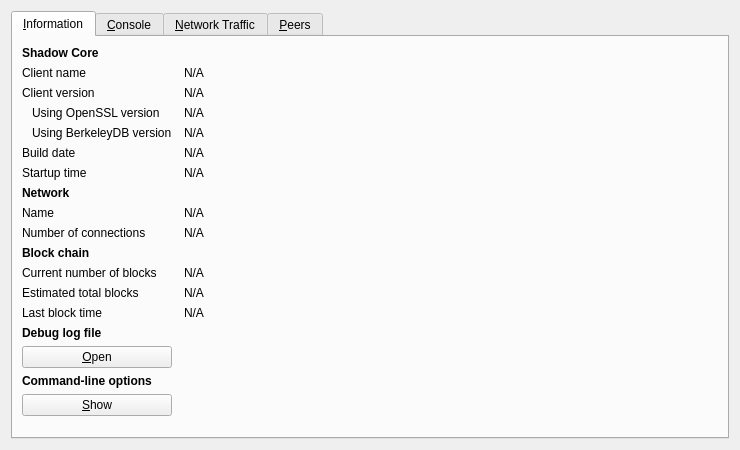
<?xml version="1.0" encoding="UTF-8"?>
<ui version="4.0">
 <class>RPCConsole</class>
 <widget class="QDialog" name="RPCConsole">
  <property name="geometry">
   <rect>
    <x>0</x>
    <y>0</y>
    <width>740</width>
    <height>450</height>
   </rect>
  </property>
  <property name="windowTitle">
   <string>Shadow - Debug window</string>
  </property>
  <layout class="QVBoxLayout" name="verticalLayout_2">
   <item>
    <widget class="QTabWidget" name="tabWidget">
     <property name="currentIndex">
      <number>0</number>
     </property>
     <widget class="QWidget" name="tab_info">
      <attribute name="title">
       <string>&amp;Information</string>
      </attribute>
      <layout class="QGridLayout" name="gridLayout" columnstretch="0,1">
       <property name="horizontalSpacing">
        <number>12</number>
       </property>
       <item row="0" column="0">
        <widget class="QLabel" name="label_9">
         <property name="font">
          <font>
           <weight>75</weight>
           <bold>true</bold>
          </font>
         </property>
         <property name="text">
          <string>Shadow Core</string>
         </property>
        </widget>
       </item>
       <item row="1" column="0">
        <widget class="QLabel" name="label_5">
         <property name="text">
          <string>Client name</string>
         </property>
        </widget>
       </item>
       <item row="1" column="1">
        <widget class="QLabel" name="clientName">
         <property name="cursor">
          <cursorShape>IBeamCursor</cursorShape>
         </property>
         <property name="text">
          <string>N/A</string>
         </property>
         <property name="textFormat">
          <enum>Qt::PlainText</enum>
         </property>
         <property name="textInteractionFlags">
          <set>Qt::LinksAccessibleByMouse|Qt::TextSelectableByKeyboard|Qt::TextSelectableByMouse</set>
         </property>
        </widget>
       </item>
       <item row="2" column="0">
        <widget class="QLabel" name="label_6">
         <property name="text">
          <string>Client version</string>
         </property>
        </widget>
       </item>
       <item row="2" column="1">
        <widget class="QLabel" name="clientVersion">
         <property name="cursor">
          <cursorShape>IBeamCursor</cursorShape>
         </property>
         <property name="text">
          <string>N/A</string>
         </property>
         <property name="textFormat">
          <enum>Qt::PlainText</enum>
         </property>
         <property name="textInteractionFlags">
          <set>Qt::LinksAccessibleByMouse|Qt::TextSelectableByKeyboard|Qt::TextSelectableByMouse</set>
         </property>
        </widget>
       </item>
       <item row="3" column="0">
        <widget class="QLabel" name="label_14">
         <property name="text">
          <string>Using OpenSSL version</string>
         </property>
         <property name="indent">
          <number>10</number>
         </property>
        </widget>
       </item>
       <item row="3" column="1">
        <widget class="QLabel" name="openSSLVersion">
         <property name="cursor">
          <cursorShape>IBeamCursor</cursorShape>
         </property>
         <property name="text">
          <string>N/A</string>
         </property>
         <property name="textFormat">
          <enum>Qt::PlainText</enum>
         </property>
         <property name="textInteractionFlags">
          <set>Qt::LinksAccessibleByMouse|Qt::TextSelectableByKeyboard|Qt::TextSelectableByMouse</set>
         </property>
        </widget>
       </item>
       <item row="4" column="0">
        <widget class="QLabel" name="label_berkeleyDBVersion">
         <property name="text">
          <string>Using BerkeleyDB version</string>
         </property>
         <property name="indent">
          <number>10</number>
         </property>
        </widget>
       </item>
       <item row="4" column="1">
        <widget class="QLabel" name="berkeleyDBVersion">
         <property name="cursor">
          <cursorShape>IBeamCursor</cursorShape>
         </property>
         <property name="text">
          <string>N/A</string>
         </property>
         <property name="textFormat">
          <enum>Qt::PlainText</enum>
         </property>
         <property name="textInteractionFlags">
          <set>Qt::LinksAccessibleByMouse|Qt::TextSelectableByKeyboard|Qt::TextSelectableByMouse</set>
         </property>
        </widget>
       </item>
       <item row="5" column="0">
        <widget class="QLabel" name="label_12">
         <property name="text">
          <string>Build date</string>
         </property>
        </widget>
       </item>
       <item row="5" column="1">
        <widget class="QLabel" name="buildDate">
         <property name="cursor">
          <cursorShape>IBeamCursor</cursorShape>
         </property>
         <property name="text">
          <string>N/A</string>
         </property>
         <property name="textFormat">
          <enum>Qt::PlainText</enum>
         </property>
         <property name="textInteractionFlags">
          <set>Qt::LinksAccessibleByMouse|Qt::TextSelectableByKeyboard|Qt::TextSelectableByMouse</set>
         </property>
        </widget>
       </item>
       <item row="6" column="0">
        <widget class="QLabel" name="label_13">
         <property name="text">
          <string>Startup time</string>
         </property>
        </widget>
       </item>
       <item row="6" column="1">
        <widget class="QLabel" name="startupTime">
         <property name="cursor">
          <cursorShape>IBeamCursor</cursorShape>
         </property>
         <property name="text">
          <string>N/A</string>
         </property>
         <property name="textFormat">
          <enum>Qt::PlainText</enum>
         </property>
         <property name="textInteractionFlags">
          <set>Qt::LinksAccessibleByMouse|Qt::TextSelectableByKeyboard|Qt::TextSelectableByMouse</set>
         </property>
        </widget>
       </item>
       <item row="7" column="0">
        <widget class="QLabel" name="label_11">
         <property name="font">
          <font>
           <weight>75</weight>
           <bold>true</bold>
          </font>
         </property>
         <property name="text">
          <string>Network</string>
         </property>
        </widget>
       </item>
       <item row="8" column="0">
        <widget class="QLabel" name="label_8">
         <property name="text">
          <string>Name</string>
         </property>
        </widget>
       </item>
       <item row="8" column="1">
        <widget class="QLabel" name="networkName">
         <property name="cursor">
          <cursorShape>IBeamCursor</cursorShape>
         </property>
         <property name="text">
          <string>N/A</string>
         </property>
         <property name="textFormat">
          <enum>Qt::PlainText</enum>
         </property>
         <property name="textInteractionFlags">
          <set>Qt::LinksAccessibleByMouse|Qt::TextSelectableByKeyboard|Qt::TextSelectableByMouse</set>
         </property>
        </widget>
       </item>
       <item row="9" column="0">
        <widget class="QLabel" name="label_7">
         <property name="text">
          <string>Number of connections</string>
         </property>
        </widget>
       </item>
       <item row="9" column="1">
        <widget class="QLabel" name="numberOfConnections">
         <property name="cursor">
          <cursorShape>IBeamCursor</cursorShape>
         </property>
         <property name="text">
          <string>N/A</string>
         </property>
         <property name="textFormat">
          <enum>Qt::PlainText</enum>
         </property>
         <property name="textInteractionFlags">
          <set>Qt::LinksAccessibleByMouse|Qt::TextSelectableByKeyboard|Qt::TextSelectableByMouse</set>
         </property>
        </widget>
       </item>
       <item row="10" column="0">
        <widget class="QLabel" name="label_10">
         <property name="font">
          <font>
           <weight>75</weight>
           <bold>true</bold>
          </font>
         </property>
         <property name="text">
          <string>Block chain</string>
         </property>
        </widget>
       </item>
       <item row="11" column="0">
        <widget class="QLabel" name="label_3">
         <property name="text">
          <string>Current number of blocks</string>
         </property>
        </widget>
       </item>
       <item row="11" column="1">
        <widget class="QLabel" name="numberOfBlocks">
         <property name="cursor">
          <cursorShape>IBeamCursor</cursorShape>
         </property>
         <property name="text">
          <string>N/A</string>
         </property>
         <property name="textFormat">
          <enum>Qt::PlainText</enum>
         </property>
         <property name="textInteractionFlags">
          <set>Qt::LinksAccessibleByMouse|Qt::TextSelectableByKeyboard|Qt::TextSelectableByMouse</set>
         </property>
        </widget>
       </item>
       <item row="12" column="0">
        <widget class="QLabel" name="label_4">
         <property name="text">
          <string>Estimated total blocks</string>
         </property>
        </widget>
       </item>
       <item row="12" column="1">
        <widget class="QLabel" name="totalBlocks">
         <property name="cursor">
          <cursorShape>IBeamCursor</cursorShape>
         </property>
         <property name="text">
          <string>N/A</string>
         </property>
         <property name="textFormat">
          <enum>Qt::PlainText</enum>
         </property>
         <property name="textInteractionFlags">
          <set>Qt::LinksAccessibleByMouse|Qt::TextSelectableByKeyboard|Qt::TextSelectableByMouse</set>
         </property>
        </widget>
       </item>
       <item row="13" column="0">
        <widget class="QLabel" name="label_2">
         <property name="text">
          <string>Last block time</string>
         </property>
        </widget>
       </item>
       <item row="13" column="1">
        <widget class="QLabel" name="lastBlockTime">
         <property name="cursor">
          <cursorShape>IBeamCursor</cursorShape>
         </property>
         <property name="text">
          <string>N/A</string>
         </property>
         <property name="textFormat">
          <enum>Qt::PlainText</enum>
         </property>
         <property name="textInteractionFlags">
          <set>Qt::LinksAccessibleByMouse|Qt::TextSelectableByKeyboard|Qt::TextSelectableByMouse</set>
         </property>
        </widget>
       </item>
       <item row="13" column="0">
        <spacer name="verticalSpacer_2">
         <property name="orientation">
          <enum>Qt::Vertical</enum>
         </property>
         <property name="sizeHint" stdset="0">
          <size>
           <width>20</width>
           <height>20</height>
          </size>
         </property>
        </spacer>
       </item>
       <item row="14" column="0">
        <widget class="QLabel" name="labelDebugLogfile">
         <property name="font">
          <font>
           <weight>75</weight>
           <bold>true</bold>
          </font>
         </property>
         <property name="text">
          <string>Debug log file</string>
         </property>
        </widget>
       </item>
       <item row="15" column="0">
        <widget class="QPushButton" name="openDebugLogfileButton">
         <property name="toolTip">
          <string>Open the Shadow debug log file from the current data directory. This can take a few seconds for large log files.</string>
         </property>
         <property name="text">
          <string>&amp;Open</string>
         </property>
         <property name="autoDefault">
          <bool>false</bool>
         </property>
        </widget>
       </item>
       <item row="16" column="0">
        <widget class="QLabel" name="labelCLOptions">
         <property name="font">
          <font>
           <weight>75</weight>
           <bold>true</bold>
          </font>
         </property>
         <property name="text">
          <string>Command-line options</string>
         </property>
        </widget>
       </item>
       <item row="17" column="0">
        <widget class="QPushButton" name="showCLOptionsButton">
         <property name="toolTip">
          <string>Show the Shadow help message to get a list with possible Shadow command-line options.</string>
         </property>
         <property name="text">
          <string>&amp;Show</string>
         </property>
         <property name="autoDefault">
          <bool>false</bool>
         </property>
        </widget>
       </item>
       <item row="18" column="0">
        <spacer name="verticalSpacer">
         <property name="orientation">
          <enum>Qt::Vertical</enum>
         </property>
         <property name="sizeHint" stdset="0">
          <size>
           <width>20</width>
           <height>40</height>
          </size>
         </property>
        </spacer>
       </item>
      </layout>
     </widget>
     <widget class="QWidget" name="tab_console">
      <attribute name="title">
       <string>&amp;Console</string>
      </attribute>
      <layout class="QVBoxLayout" name="verticalLayout_3">
       <property name="spacing">
        <number>3</number>
       </property>
       <item>
        <widget class="QTextEdit" name="messagesWidget">
         <property name="minimumSize">
          <size>
           <width>0</width>
           <height>100</height>
          </size>
         </property>
         <property name="readOnly">
          <bool>true</bool>
         </property>
         <property name="tabKeyNavigation" stdset="0">
          <bool>false</bool>
         </property>
         <property name="columnCount" stdset="0">
          <number>2</number>
         </property>
        </widget>
       </item>
       <item>
        <layout class="QHBoxLayout" name="horizontalLayout">
         <property name="spacing">
          <number>3</number>
         </property>
         <item>
          <widget class="QLabel" name="label">
           <property name="text">
            <string notr="true">&gt;</string>
           </property>
          </widget>
         </item>
         <item>
          <widget class="QLineEdit" name="lineEdit"/>
         </item>
         <item>
          <widget class="QPushButton" name="clearButton">
           <property name="maximumSize">
            <size>
             <width>24</width>
             <height>24</height>
            </size>
           </property>
           <property name="toolTip">
            <string>Clear console</string>
           </property>
           <property name="text">
            <string/>
           </property>
           <property name="icon">
            <iconset resource="../../../FulcraCoin.qrc">
             <normaloff>:/icons/remove</normaloff>:/icons/remove</iconset>
           </property>
           <property name="shortcut">
            <string notr="true">Ctrl+L</string>
           </property>
           <property name="autoDefault">
            <bool>false</bool>
           </property>
          </widget>
         </item>
        </layout>
       </item>
      </layout>
     </widget>
     <widget class="QWidget" name="tab_nettraffic">
      <attribute name="title">
       <string>&amp;Network Traffic</string>
      </attribute>
      <layout class="QHBoxLayout" name="horizontalLayout_3">
       <item>
        <layout class="QVBoxLayout" name="verticalLayout_4">
         <item>
          <widget class="TrafficGraphWidget" name="trafficGraph" native="true">
           <property name="sizePolicy">
            <sizepolicy hsizetype="Expanding" vsizetype="Expanding">
             <horstretch>0</horstretch>
             <verstretch>0</verstretch>
            </sizepolicy>
           </property>
          </widget>
         </item>
         <item>
          <layout class="QHBoxLayout" name="horizontalLayout_2">
           <item>
            <widget class="QSlider" name="sldGraphRange">
             <property name="minimum">
              <number>1</number>
             </property>
             <property name="maximum">
              <number>288</number>
             </property>
             <property name="pageStep">
              <number>12</number>
             </property>
             <property name="value">
              <number>6</number>
             </property>
             <property name="orientation">
              <enum>Qt::Horizontal</enum>
             </property>
            </widget>
           </item>
           <item>
            <widget class="QLabel" name="lblGraphRange">
             <property name="minimumSize">
              <size>
               <width>100</width>
               <height>0</height>
              </size>
             </property>
             <property name="alignment">
              <set>Qt::AlignCenter</set>
             </property>
            </widget>
           </item>
           <item>
            <widget class="QPushButton" name="btnClearTrafficGraph">
             <property name="text">
              <string>&amp;Clear</string>
             </property>
             <property name="autoDefault">
              <bool>false</bool>
             </property>
            </widget>
           </item>
          </layout>
         </item>
        </layout>
       </item>
       <item>
        <layout class="QVBoxLayout" name="verticalLayout">
         <item>
          <widget class="QGroupBox" name="groupBox">
           <property name="title">
            <string>Totals</string>
           </property>
           <layout class="QVBoxLayout" name="verticalLayout_5">
            <item>
             <layout class="QHBoxLayout" name="horizontalLayout_4">
              <item>
               <widget class="Line" name="line">
                <property name="sizePolicy">
                 <sizepolicy hsizetype="Fixed" vsizetype="Fixed">
                  <horstretch>0</horstretch>
                  <verstretch>0</verstretch>
                 </sizepolicy>
                </property>
                <property name="minimumSize">
                 <size>
                  <width>10</width>
                  <height>0</height>
                 </size>
                </property>
                <property name="palette">
                 <palette>
                  <active>
                   <colorrole role="Light">
                    <brush brushstyle="SolidPattern">
                     <color alpha="255">
                      <red>0</red>
                      <green>255</green>
                      <blue>0</blue>
                     </color>
                    </brush>
                   </colorrole>
                  </active>
                  <inactive>
                   <colorrole role="Light">
                    <brush brushstyle="SolidPattern">
                     <color alpha="255">
                      <red>0</red>
                      <green>255</green>
                      <blue>0</blue>
                     </color>
                    </brush>
                   </colorrole>
                  </inactive>
                  <disabled>
                   <colorrole role="Light">
                    <brush brushstyle="SolidPattern">
                     <color alpha="255">
                      <red>0</red>
                      <green>255</green>
                      <blue>0</blue>
                     </color>
                    </brush>
                   </colorrole>
                  </disabled>
                 </palette>
                </property>
                <property name="orientation">
                 <enum>Qt::Horizontal</enum>
                </property>
               </widget>
              </item>
              <item>
               <widget class="QLabel" name="label_16">
                <property name="text">
                 <string>In:</string>
                </property>
               </widget>
              </item>
              <item>
               <widget class="QLabel" name="lblBytesIn">
                <property name="minimumSize">
                 <size>
                  <width>50</width>
                  <height>0</height>
                 </size>
                </property>
                <property name="alignment">
                 <set>Qt::AlignRight|Qt::AlignTrailing|Qt::AlignVCenter</set>
                </property>
               </widget>
              </item>
             </layout>
            </item>
            <item>
             <layout class="QHBoxLayout" name="horizontalLayout_5">
              <item>
               <widget class="Line" name="line_2">
                <property name="sizePolicy">
                 <sizepolicy hsizetype="Fixed" vsizetype="Fixed">
                  <horstretch>0</horstretch>
                  <verstretch>0</verstretch>
                 </sizepolicy>
                </property>
                <property name="minimumSize">
                 <size>
                  <width>10</width>
                  <height>0</height>
                 </size>
                </property>
                <property name="palette">
                 <palette>
                  <active>
                   <colorrole role="Light">
                    <brush brushstyle="SolidPattern">
                     <color alpha="255">
                      <red>255</red>
                      <green>0</green>
                      <blue>0</blue>
                     </color>
                    </brush>
                   </colorrole>
                  </active>
                  <inactive>
                   <colorrole role="Light">
                    <brush brushstyle="SolidPattern">
                     <color alpha="255">
                      <red>255</red>
                      <green>0</green>
                      <blue>0</blue>
                     </color>
                    </brush>
                   </colorrole>
                  </inactive>
                  <disabled>
                   <colorrole role="Light">
                    <brush brushstyle="SolidPattern">
                     <color alpha="255">
                      <red>255</red>
                      <green>0</green>
                      <blue>0</blue>
                     </color>
                    </brush>
                   </colorrole>
                  </disabled>
                 </palette>
                </property>
                <property name="orientation">
                 <enum>Qt::Horizontal</enum>
                </property>
               </widget>
              </item>
              <item>
               <widget class="QLabel" name="label_17">
                <property name="text">
                 <string>Out:</string>
                </property>
               </widget>
              </item>
              <item>
               <widget class="QLabel" name="lblBytesOut">
                <property name="minimumSize">
                 <size>
                  <width>50</width>
                  <height>0</height>
                 </size>
                </property>
                <property name="alignment">
                 <set>Qt::AlignRight|Qt::AlignTrailing|Qt::AlignVCenter</set>
                </property>
               </widget>
              </item>
             </layout>
            </item>
            <item>
             <spacer name="verticalSpacer_4">
              <property name="orientation">
               <enum>Qt::Vertical</enum>
              </property>
              <property name="sizeHint" stdset="0">
               <size>
                <width>20</width>
                <height>407</height>
               </size>
              </property>
             </spacer>
            </item>
           </layout>
          </widget>
         </item>
        </layout>
       </item>
      </layout>
     </widget>
     <widget class="QWidget" name="tab_peers">
      <attribute name="title">
       <string>&amp;Peers</string>
      </attribute>
      <layout class="QGridLayout" name="gridLayout_2">
       <item row="0" column="0" rowspan="2">
        <widget class="QTableView" name="peerWidget">
         <property name="horizontalScrollBarPolicy">
          <enum>Qt::ScrollBarAsNeeded</enum>
         </property>
         <property name="sortingEnabled">
          <bool>true</bool>
         </property>
         <attribute name="horizontalHeaderHighlightSections">
          <bool>false</bool>
         </attribute>
        </widget>
       </item>
       <item row="0" column="1">
        <widget class="QLabel" name="peerHeading">
         <property name="sizePolicy">
          <sizepolicy hsizetype="Preferred" vsizetype="Minimum">
           <horstretch>0</horstretch>
           <verstretch>0</verstretch>
          </sizepolicy>
         </property>
         <property name="minimumSize">
          <size>
           <width>300</width>
           <height>32</height>
          </size>
         </property>
         <property name="font">
          <font>
           <pointsize>10</pointsize>
          </font>
         </property>
         <property name="cursor">
          <cursorShape>IBeamCursor</cursorShape>
         </property>
         <property name="text">
          <string>Select a peer to view detailed information.</string>
         </property>
         <property name="alignment">
          <set>Qt::AlignHCenter|Qt::AlignTop</set>
         </property>
         <property name="wordWrap">
          <bool>true</bool>
         </property>
         <property name="textInteractionFlags">
          <set>Qt::LinksAccessibleByMouse|Qt::TextSelectableByKeyboard|Qt::TextSelectableByMouse</set>
         </property>
        </widget>
       </item>
       <item row="1" column="1">
        <widget class="QWidget" name="detailWidget" native="true">
         <property name="minimumSize">
          <size>
           <width>300</width>
           <height>0</height>
          </size>
         </property>
         <layout class="QGridLayout" name="gridLayout_3">
          <item row="0" column="0">
           <widget class="QLabel" name="label_23">
            <property name="text">
             <string>Peer ID</string>
            </property>
           </widget>
          </item>
          <item row="0" column="2">
           <widget class="QLabel" name="peerId">
            <property name="cursor">
             <cursorShape>IBeamCursor</cursorShape>
            </property>
            <property name="text">
             <string>N/A</string>
            </property>
            <property name="textFormat">
             <enum>Qt::PlainText</enum>
            </property>
            <property name="textInteractionFlags">
             <set>Qt::LinksAccessibleByMouse|Qt::TextSelectableByKeyboard|Qt::TextSelectableByMouse</set>
            </property>
           </widget>
          </item>
          <item row="1" column="0">
           <widget class="QLabel" name="label_23">
            <property name="text">
             <string>Direction</string>
            </property>
           </widget>
          </item>
          <item row="1" column="2">
           <widget class="QLabel" name="peerDirection">
            <property name="cursor">
             <cursorShape>IBeamCursor</cursorShape>
            </property>
            <property name="text">
             <string>N/A</string>
            </property>
            <property name="textFormat">
             <enum>Qt::PlainText</enum>
            </property>
            <property name="textInteractionFlags">
             <set>Qt::LinksAccessibleByMouse|Qt::TextSelectableByKeyboard|Qt::TextSelectableByMouse</set>
            </property>
           </widget>
          </item>
          <item row="2" column="0">
           <widget class="QLabel" name="label_21">
            <property name="text">
             <string>Version</string>
            </property>
           </widget>
          </item>
          <item row="2" column="2">
           <widget class="QLabel" name="peerVersion">
            <property name="cursor">
             <cursorShape>IBeamCursor</cursorShape>
            </property>
            <property name="text">
             <string>N/A</string>
            </property>
            <property name="textFormat">
             <enum>Qt::PlainText</enum>
            </property>
            <property name="textInteractionFlags">
             <set>Qt::LinksAccessibleByMouse|Qt::TextSelectableByKeyboard|Qt::TextSelectableByMouse</set>
            </property>
           </widget>
          </item>
          <item row="3" column="0">
           <widget class="QLabel" name="label_28">
            <property name="text">
             <string>User Agent</string>
            </property>
           </widget>
          </item>
          <item row="3" column="2">
           <widget class="QLabel" name="peerSubversion">
            <property name="cursor">
             <cursorShape>IBeamCursor</cursorShape>
            </property>
            <property name="text">
             <string>N/A</string>
            </property>
            <property name="textFormat">
             <enum>Qt::PlainText</enum>
            </property>
            <property name="textInteractionFlags">
             <set>Qt::LinksAccessibleByMouse|Qt::TextSelectableByKeyboard|Qt::TextSelectableByMouse</set>
            </property>
           </widget>
          </item>
          <item row="4" column="0">
           <widget class="QLabel" name="label_4">
            <property name="text">
             <string>Services</string>
            </property>
           </widget>
          </item>
          <item row="4" column="2">
           <widget class="QLabel" name="peerServices">
            <property name="cursor">
             <cursorShape>IBeamCursor</cursorShape>
            </property>
            <property name="text">
             <string>N/A</string>
            </property>
            <property name="textFormat">
             <enum>Qt::PlainText</enum>
            </property>
            <property name="textInteractionFlags">
             <set>Qt::LinksAccessibleByMouse|Qt::TextSelectableByKeyboard|Qt::TextSelectableByMouse</set>
            </property>
           </widget>
          </item>
          <item row="5" column="0">
           <widget class="QLabel" name="label_29">
            <property name="text">
             <string>Starting Height</string>
            </property>
           </widget>
          </item>
          <item row="5" column="2">
           <widget class="QLabel" name="peerHeight">
            <property name="cursor">
             <cursorShape>IBeamCursor</cursorShape>
            </property>
            <property name="text">
             <string>N/A</string>
            </property>
            <property name="textFormat">
             <enum>Qt::PlainText</enum>
            </property>
            <property name="textInteractionFlags">
             <set>Qt::LinksAccessibleByMouse|Qt::TextSelectableByKeyboard|Qt::TextSelectableByMouse</set>
            </property>
           </widget>
          </item>
          <item row="6" column="0">
           <widget class="QLabel" name="label_27">
            <property name="text">
             <string>Sync Height</string>
            </property>
           </widget>
          </item>
          <item row="6" column="2">
           <widget class="QLabel" name="peerSyncHeight">
            <property name="cursor">
             <cursorShape>IBeamCursor</cursorShape>
            </property>
            <property name="text">
             <string>N/A</string>
            </property>
            <property name="textFormat">
             <enum>Qt::PlainText</enum>
            </property>
            <property name="textInteractionFlags">
             <set>Qt::LinksAccessibleByMouse|Qt::TextSelectableByKeyboard|Qt::TextSelectableByMouse</set>
            </property>
           </widget>
          </item>
          <item row="7" column="0">
           <widget class="QLabel" name="label_24">
            <property name="text">
             <string>Ban Score</string>
            </property>
           </widget>
          </item>
          <item row="7" column="2">
           <widget class="QLabel" name="peerBanScore">
            <property name="cursor">
             <cursorShape>IBeamCursor</cursorShape>
            </property>
            <property name="text">
             <string>N/A</string>
            </property>
            <property name="textFormat">
             <enum>Qt::PlainText</enum>
            </property>
            <property name="textInteractionFlags">
             <set>Qt::LinksAccessibleByMouse|Qt::TextSelectableByKeyboard|Qt::TextSelectableByMouse</set>
            </property>
           </widget>
          </item>
          <item row="8" column="0">
           <widget class="QLabel" name="label_22">
            <property name="text">
             <string>Connection Time</string>
            </property>
           </widget>
          </item>
          <item row="8" column="2">
           <widget class="QLabel" name="peerConnTime">
            <property name="cursor">
             <cursorShape>IBeamCursor</cursorShape>
            </property>
            <property name="text">
             <string>N/A</string>
            </property>
            <property name="textFormat">
             <enum>Qt::PlainText</enum>
            </property>
            <property name="textInteractionFlags">
             <set>Qt::LinksAccessibleByMouse|Qt::TextSelectableByKeyboard|Qt::TextSelectableByMouse</set>
            </property>
           </widget>
          </item>
          <item row="9" column="0">
           <widget class="QLabel" name="label_15">
            <property name="text">
             <string>Last Send</string>
            </property>
           </widget>
          </item>
          <item row="9" column="2">
           <widget class="QLabel" name="peerLastSend">
            <property name="cursor">
             <cursorShape>IBeamCursor</cursorShape>
            </property>
            <property name="text">
             <string>N/A</string>
            </property>
            <property name="textFormat">
             <enum>Qt::PlainText</enum>
            </property>
            <property name="textInteractionFlags">
             <set>Qt::LinksAccessibleByMouse|Qt::TextSelectableByKeyboard|Qt::TextSelectableByMouse</set>
            </property>
           </widget>
          </item>
          <item row="10" column="0">
           <widget class="QLabel" name="label_19">
            <property name="text">
             <string>Last Receive</string>
            </property>
           </widget>
          </item>
          <item row="10" column="2">
           <widget class="QLabel" name="peerLastRecv">
            <property name="cursor">
             <cursorShape>IBeamCursor</cursorShape>
            </property>
            <property name="text">
             <string>N/A</string>
            </property>
            <property name="textFormat">
             <enum>Qt::PlainText</enum>
            </property>
            <property name="textInteractionFlags">
             <set>Qt::LinksAccessibleByMouse|Qt::TextSelectableByKeyboard|Qt::TextSelectableByMouse</set>
            </property>
           </widget>
          </item>
          <item row="11" column="0">
           <widget class="QLabel" name="label_18">
            <property name="text">
             <string>Bytes Sent</string>
            </property>
           </widget>
          </item>
          <item row="11" column="2">
           <widget class="QLabel" name="peerBytesSent">
            <property name="cursor">
             <cursorShape>IBeamCursor</cursorShape>
            </property>
            <property name="text">
             <string>N/A</string>
            </property>
            <property name="textFormat">
             <enum>Qt::PlainText</enum>
            </property>
            <property name="textInteractionFlags">
             <set>Qt::LinksAccessibleByMouse|Qt::TextSelectableByKeyboard|Qt::TextSelectableByMouse</set>
            </property>
           </widget>
          </item>
          <item row="12" column="0">
           <widget class="QLabel" name="label_20">
            <property name="text">
             <string>Bytes Received</string>
            </property>
           </widget>
          </item>
          <item row="12" column="2">
           <widget class="QLabel" name="peerBytesRecv">
            <property name="cursor">
             <cursorShape>IBeamCursor</cursorShape>
            </property>
            <property name="text">
             <string>N/A</string>
            </property>
            <property name="textFormat">
             <enum>Qt::PlainText</enum>
            </property>
            <property name="textInteractionFlags">
             <set>Qt::LinksAccessibleByMouse|Qt::TextSelectableByKeyboard|Qt::TextSelectableByMouse</set>
            </property>
           </widget>
          </item>
          <item row="13" column="0">
           <widget class="QLabel" name="label_26">
            <property name="text">
             <string>Ping Time</string>
            </property>
           </widget>
          </item>
          <item row="13" column="2">
           <widget class="QLabel" name="peerPingTime">
            <property name="cursor">
             <cursorShape>IBeamCursor</cursorShape>
            </property>
            <property name="text">
             <string>N/A</string>
            </property>
            <property name="textFormat">
             <enum>Qt::PlainText</enum>
            </property>
            <property name="textInteractionFlags">
             <set>Qt::LinksAccessibleByMouse|Qt::TextSelectableByKeyboard|Qt::TextSelectableByMouse</set>
            </property>
           </widget>
          </item>
          <item row="14" column="0">
           <widget class="QLabel" name="label_timeoffset">
            <property name="text">
             <string>Time Offset</string>
            </property>
           </widget>
          </item>
          <item row="14" column="2">
           <widget class="QLabel" name="timeoffset">
            <property name="cursor">
             <cursorShape>IBeamCursor</cursorShape>
            </property>
            <property name="text">
             <string>N/A</string>
            </property>
            <property name="textFormat">
             <enum>Qt::PlainText</enum>
            </property>
            <property name="textInteractionFlags">
             <set>Qt::LinksAccessibleByMouse|Qt::TextSelectableByKeyboard|Qt::TextSelectableByMouse</set>
            </property>
           </widget>
          </item>
          <item row="15" column="1">
           <spacer name="verticalSpacer_3">
            <property name="orientation">
             <enum>Qt::Vertical</enum>
            </property>
            <property name="sizeHint" stdset="0">
             <size>
              <width>20</width>
              <height>40</height>
             </size>
            </property>
           </spacer>
          </item>
         </layout>
        </widget>
       </item>
      </layout>
     </widget>
    </widget>
   </item>
  </layout>
 </widget>
 <customwidgets>
  <customwidget>
   <class>TrafficGraphWidget</class>
   <extends>QWidget</extends>
   <header>trafficgraphwidget.h</header>
   <container>1</container>
   <slots>
    <slot>clear()</slot>
   </slots>
  </customwidget>
 </customwidgets>
 <resources>
  <include location="../../../FulcraCoin.qrc"/>
 </resources>
 <connections/>
</ui>
